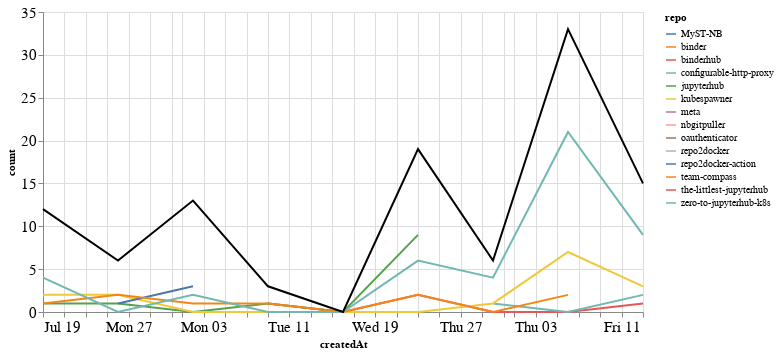

Notebook cell for this chart:
### Markdown cell above
## Comments

### Code cell
comments_time = comments.groupby('repo').resample('W', on='createdAt').count()['author'].reset_index()
comments_time = comments_time.rename(columns={'author': 'count'})
comments_time_total = comments_time.groupby('createdAt').agg({"count": "sum"}).reset_index()
ch1 = alt.Chart(comments_time, width=600).mark_line().encode(
    x='createdAt',
    y='count',
    color='repo',
    tooltip="repo"
)

ch2 = alt.Chart(comments_time_total, width=600).mark_line(color="black").encode(
    x='createdAt',
    y='count',
)

ch1 + ch2

### Figure 1 — Vega-Lite specification as saved in the notebook (floating-point values rounded to 4 significant figures)
{"config": {"axisLeft": {"labelFontSize": 15}, "axisBottom": {"labelFontSize": 15}}, "layer": [{"data": {"name": "data-1900d413e98a4b5653b991fe6dbbc94b"}, "mark": "line", "encoding": {"color": {"type": "nominal", "field": "repo"}, "tooltip": {"type": "nominal", "field": "repo"}, "x": {"type": "temporal", "field": "createdAt"}, "y": {"type": "quantitative", "field": "count"}}, "width": 600}, {"data": {"name": "data-72b7f1579349ae986c636b5f178e68a2"}, "mark": {"type": "line", "color": "black"}, "encoding": {"x": {"type": "temporal", "field": "createdAt"}, "y": {"type": "quantitative", "field": "count"}}, "width": 600}], "$schema": "https://vega.github.io/schema/vega-lite/v4.8.1.json", "datasets": {"data-1900d413e98a4b5653b991fe6dbbc94b": [{"repo": "MyST-NB", "createdAt": "2020-08-02T00:00:00", "count": 2}, {"repo": "binder", "createdAt": "2020-07-19T00:00:00", "count": 2}, {"repo": "binderhub", "createdAt": "2020-08-09T00:00:00", "count": 1}, {"repo": "binderhub", "createdAt": "2020-08-16T00:00:00", "count": 0}, {"repo": "binderhub", "createdAt": "2020-08-23T00:00:00", "count": 2}, {"repo": "binderhub", "createdAt": "2020-08-30T00:00:00", "count": 0}, {"repo": "binderhub", "createdAt": "2020-09-06T00:00:00", "count": 0}, {"repo": "binderhub", "createdAt": "2020-09-13T00:00:00", "count": 1}, {"repo": "configurable-http-proxy", "createdAt": "2020-08-30T00:00:00", "count": 1}, {"repo": "configurable-http-proxy", "createdAt": "2020-09-06T00:00:00", "count": 0}, {"repo": "configurable-http-proxy", "createdAt": "2020-09-13T00:00:00", "count": 2}, {"repo": "jupyterhub", "createdAt": "2020-07-19T00:00:00", "count": 1}, {"repo": "jupyterhub", "createdAt": "2020-07-26T00:00:00", "count": 1}, {"repo": "jupyterhub", "createdAt": "2020-08-02T00:00:00", "count": 0}, {"repo": "jupyterhub", "createdAt": "2020-08-09T00:00:00", "count": 1}, {"repo": "jupyterhub", "createdAt": "2020-08-16T00:00:00", "count": 0}, {"repo": "jupyterhub", "createdAt": "2020-08-23T00:00:00", "count": 9}, {"repo": "kubespawner", "createdAt": "2020-07-19T00:00:00", "count": 2}, {"repo": "kubespawner", "createdAt": "2020-07-26T00:00:00", "count": 2}, {"repo": "kubespawner", "createdAt": "2020-08-02T00:00:00", "count": 0}, {"repo": "kubespawner", "createdAt": "2020-08-09T00:00:00", "count": 0}, {"repo": "kubespawner", "createdAt": "2020-08-16T00:00:00", "count": 0}, {"repo": "kubespawner", "createdAt": "2020-08-23T00:00:00", "count": 0}, {"repo": "kubespawner", "createdAt": "2020-08-30T00:00:00", "count": 1}, {"repo": "kubespawner", "createdAt": "2020-09-06T00:00:00", "count": 7}, {"repo": "kubespawner", "createdAt": "2020-09-13T00:00:00", "count": 3}, {"repo": "meta", "createdAt": "2020-07-19T00:00:00", "count": 2}, {"repo": "nbgitpuller", "createdAt": "2020-08-02T00:00:00", "count": 5}, {"repo": "oauthenticator", "createdAt": "2020-09-06T00:00:00", "count": 1}, {"repo": "repo2docker", "createdAt": "2020-09-06T00:00:00", "count": 1}, {"repo": "repo2docker-action", "createdAt": "2020-07-26T00:00:00", "count": 1}, {"repo": "repo2docker-action", "createdAt": "2020-08-02T00:00:00", "count": 3}, {"repo": "team-compass", "createdAt": "2020-07-19T00:00:00", "count": 1}, {"repo": "team-compass", "createdAt": "2020-07-26T00:00:00", "count": 2}, {"repo": "team-compass", "createdAt": "2020-08-02T00:00:00", "count": 1}, {"repo": "team-compass", "createdAt": "2020-08-09T00:00:00", "count": 1}, {"repo": "team-compass", "createdAt": "2020-08-16T00:00:00", "count": 0}, {"repo": "team-compass", "createdAt": "2020-08-23T00:00:00", "count": 2}, {"repo": "team-compass", "createdAt": "2020-08-30T00:00:00", "count": 0}, {"repo": "team-compass", "createdAt": "2020-09-06T00:00:00", "count": 2}, {"repo": "the-littlest-jupyterhub", "createdAt": "2020-09-06T00:00:00", "count": 1}, {"repo": "zero-to-jupyterhub-k8s", "createdAt": "2020-07-19T00:00:00", "count": 4}, {"repo": "zero-to-jupyterhub-k8s", "createdAt": "2020-07-26T00:00:00", "count": 0}, {"repo": "zero-to-jupyterhub-k8s", "createdAt": "2020-08-02T00:00:00", "count": 2}, {"repo": "zero-to-jupyterhub-k8s", "createdAt": "2020-08-09T00:00:00", "count": 0}, {"repo": "zero-to-jupyterhub-k8s", "createdAt": "2020-08-16T00:00:00", "count": 0}, {"repo": "zero-to-jupyterhub-k8s", "createdAt": "2020-08-23T00:00:00", "count": 6}, {"repo": "zero-to-jupyterhub-k8s", "createdAt": "2020-08-30T00:00:00", "count": 4}, {"repo": "zero-to-jupyterhub-k8s", "createdAt": "2020-09-06T00:00:00", "count": 21}, {"repo": "zero-to-jupyterhub-k8s", "createdAt": "2020-09-13T00:00:00", "count": 9}], "data-72b7f1579349ae986c636b5f178e68a2": [{"createdAt": "2020-07-19T00:00:00", "count": 12}, {"createdAt": "2020-07-26T00:00:00", "count": 6}, {"createdAt": "2020-08-02T00:00:00", "count": 13}, {"createdAt": "2020-08-09T00:00:00", "count": 3}, {"createdAt": "2020-08-16T00:00:00", "count": 0}, {"createdAt": "2020-08-23T00:00:00", "count": 19}, {"createdAt": "2020-08-30T00:00:00", "count": 6}, {"createdAt": "2020-09-06T00:00:00", "count": 33}, {"createdAt": "2020-09-13T00:00:00", "count": 15}]}}
